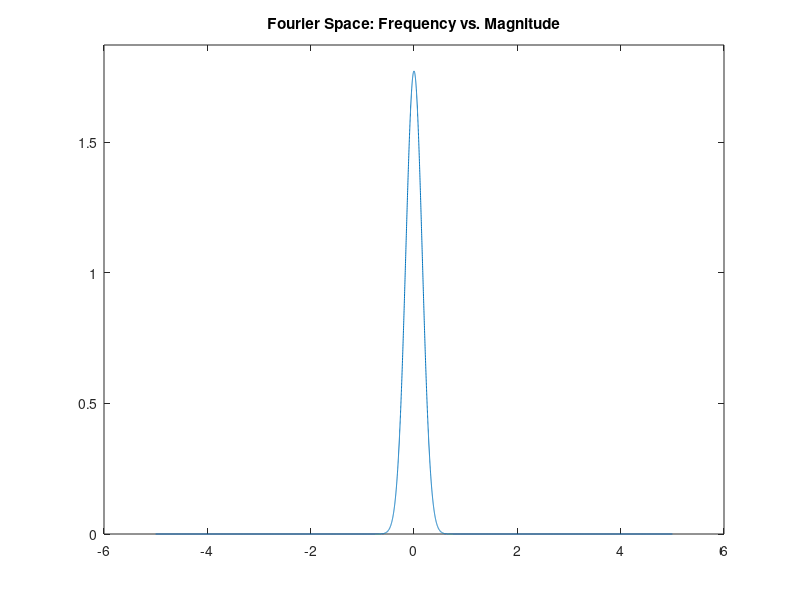
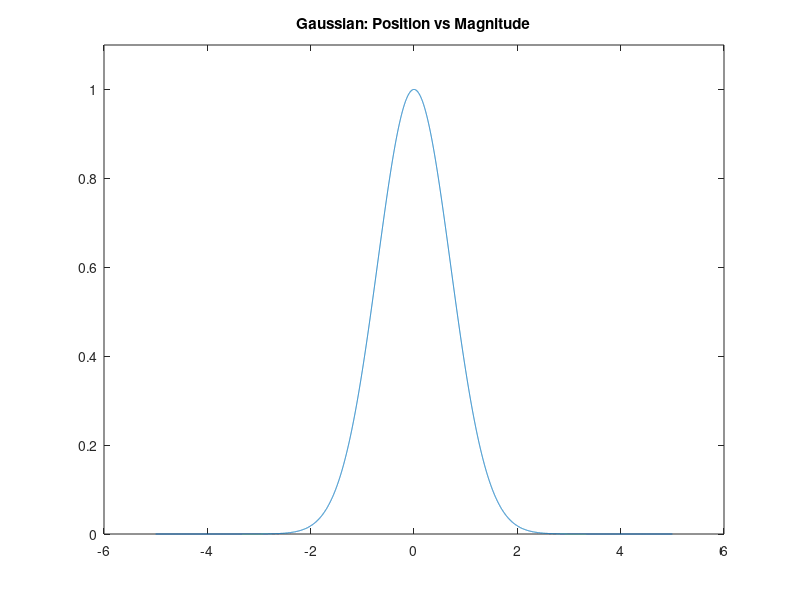

MATLAB code for these plots, in order:
clc, clearvars, close all

x = -5:0.001:5;
y = exp(-1*x.^2);

graph = sqrt(pi)*exp(-(2*pi^2)*x.^2); %0.5* ((x==15) + (x==-15));

f= -length(y)/2:length(y)/2-1;

figure(1)
plot(x,graph);
title('Fourier Space: Frequency vs. Magnitude');
ylim([0 max(real(graph)+0.1)]);


figure(2)
plot(x,y);
title('Gaussian: Position vs Magnitude');
ylim([0 max(y+0.1)]);
